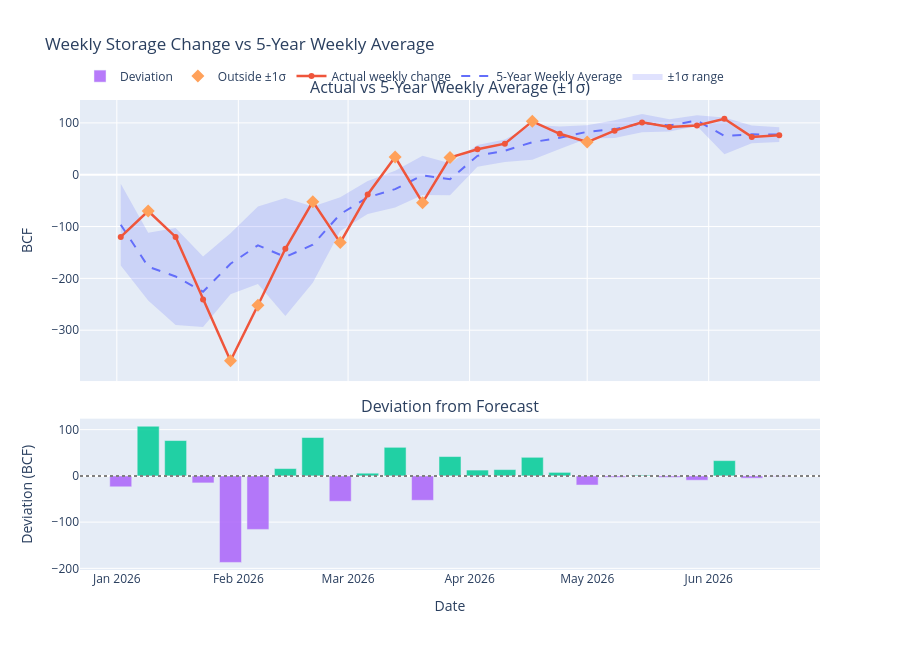

Notebook code cell kept with this figure:
### Code cell
plot_weekly_change_forecast(baseline_result, model_name=baseline_model.name).show()
